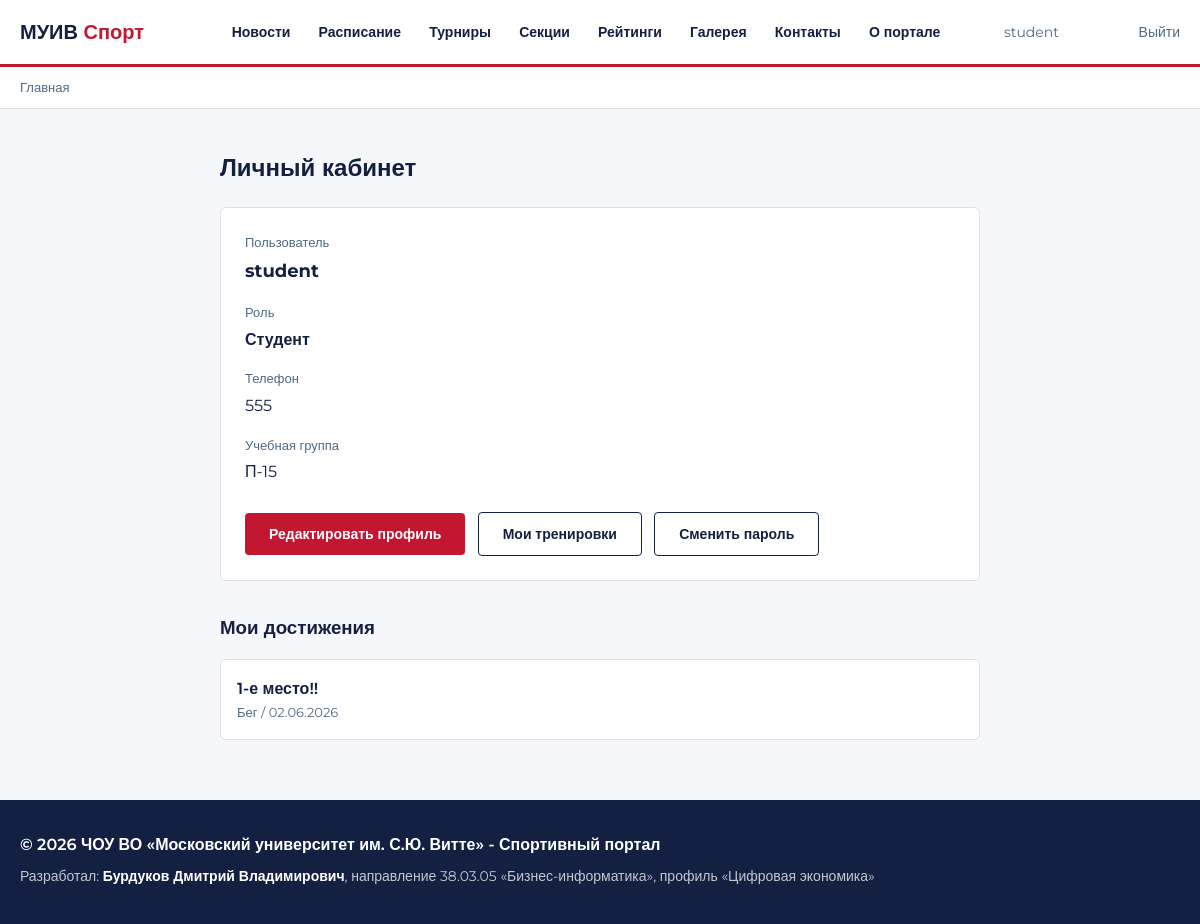
The app's page /profile/ (signed in) with its own data.
### main/models.py (models this page shows, shortened)
class UserProfile(models.Model):
    ROLES = [
        ('student', 'Студент'),
        ('coach',   'Тренер'),
        ('portal_admin', 'Администратор портала'),
    ]
    user  = models.OneToOneField(User, on_delete=models.CASCADE, verbose_name='Пользователь')
    role  = models.CharField(max_length=20, choices=ROLES, default='student', verbose_name='Роль')
    phone = models.CharField(max_length=20, blank=True, verbose_name='Телефон')
    group = models.CharField(max_length=20, blank=True, verbose_name='Учебная группа')
    class Meta:
        verbose_name        = 'Профиль'
        verbose_name_plural = 'Профили пользователей'

class Achievement(models.Model):
    user  = models.ForeignKey(User, on_delete=models.CASCADE, verbose_name='Студент')
    sport = models.ForeignKey(Sport, on_delete=models.CASCADE, verbose_name='Вид спорта')
    title = models.CharField(max_length=200, verbose_name='Достижение')
    date  = models.DateField(verbose_name='Дата')
    class Meta:
        verbose_name        = 'Достижение'
        verbose_name_plural = 'Достижения'
        ordering            = ['-date']

class Sport(models.Model):
    name        = models.CharField(max_length=100, verbose_name='Название')
    description = models.TextField(verbose_name='Описание')
    class Meta:
        verbose_name        = 'Вид спорта'
        verbose_name_plural = 'Виды спорта'
    def __str__(self):
        return self.name

### main/views.py (the view)
# urls.py: path('profile/', views.profile, name='profile'),
@login_required
def profile(request):
    achievements = Achievement.objects.filter(user=request.user)
    return render(request, 'profile/index.html', {
        'user': request.user,
        'achievements': achievements,
    })

### templates/profile/index.html (shortened to what this page needs)
{% extends 'base.html' %}
{% block content %}
<div style="max-width: 800px; margin: 40px auto; padding: 0 20px;">
  <h2>Личный кабинет</h2>
  <div style="background: var(--white); border: 1px solid var(--border); border-radius: 6px; padding: 24px; margin-top: 20px;">
    <p style="font-size: 13px; color: var(--muted); margin-bottom: 4px;">Пользователь</p>
    <p style="font-size: 18px; font-weight: 700; color: var(--dark); margin-bottom: 16px;">{{ user.username }}</p>
    <p style="font-size: 13px; color: var(--muted); margin-bottom: 4px;">Роль</p>
    <p style="font-size: 16px; font-weight: 600; color: var(--dark); margin-bottom: 16px;">
      {% if user.userprofile %}
        {{ user.userprofile.get_role_display }}
      {% else %}
        Не назначена
      {% endif %}
    </p>
    <p style="font-size: 13px; color: var(--muted); margin-bottom: 4px;">Телефон</p>
    <p style="font-size: 16px; color: var(--dark); margin-bottom: 16px;">
      {{ user.userprofile.phone|default:"Не указан" }}
    </p>
    <p style="font-size: 13px; color: var(--muted); margin-bottom: 4px;">Учебная группа</p>
    <p style="font-size: 16px; color: var(--dark);">
      {{ user.userprofile.group|default:"Не указана" }}
    </p>
    <a href="/profile/edit/" style="display: inline-block; margin-top: 16px; padding: 10px 24px; background: var(--red); color: var(--white); border-radius: 4px; font-size: 14px; font-weight: 600;">Редактировать профиль</a>
    <a href="/profile/trainings/" style="display: inline-block; margin-top: 8px; margin-left: 8px; padding: 10px 24px; border: 1.5px solid var(--dark); color: var(--dark); border-radius: 4px; font-size: 14px; font-weight: 600;">Мои тренировки</a>
    <a href="/accounts/password_change/" style="display: inline-block; margin-top: 8px; margin-left: 8px; padding: 10px 24px; border: 1.5px solid var(--dark); color: var(--dark); border-radius: 4px; font-size: 14px; font-weight: 600;">Сменить пароль</a>
  </div>
  <h3 style="margin-top: 32px;">Мои достижения</h3>
  <div style="margin-top: 16px;">
    {% for a in achievements %}
      <div style="background: var(--white); border: 1px solid var(--border); border-radius: 6px; padding: 16px; margin-bottom: 8px; display: flex; justify-content: space-between; align-items: center;">
        <div>
          <div style="font-weight: 600;">{{ a.title }}</div>
          <div style="font-size: 13px; color: var(--muted);">{{ a.sport }} / {{ a.date|date:"d.m.Y" }}</div>
        </div>
      </div>
    {% empty %}
      <p>Достижений пока нет</p>
    {% endfor %}
  </div>
</div>
{% endblock %}

### templates/base.html (shortened to what this page needs)
{% load static %}
<!DOCTYPE html>
<html lang="ru">
<head>
  <link rel="stylesheet" href="{% static 'css/style.css' %}">
</head>
<body>
  <div style="background: var(--white); border-bottom: 3px solid var(--red); padding: 16px 0;">
    <div class="container" style="display: flex; align-items: center; justify-content: space-between;">
      <a href="/" style="font-size: 20px; font-weight: 700; color: var(--dark);">МУИВ <span style="color: var(--red);">Спорт</span></a>
      <nav>
        <a href="/news/" style="margin-left: 24px; font-size: 14px; font-weight: 600; color: var(--dark);">Новости</a>
        <a href="/schedule/" style="margin-left: 24px; font-size: 14px; font-weight: 600; color: var(--dark);">Расписание</a>
        <a href="/tournaments/" style="margin-left: 24px; font-size: 14px; font-weight: 600; color: var(--dark);">Турниры</a>
        <a href="/sports/" style="margin-left: 24px; font-size: 14px; font-weight: 600; color: var(--dark);">Секции</a>
        <a href="/ratings/" style="margin-left: 24px; font-size: 14px; font-weight: 600; color: var(--dark);">Рейтинги</a>
        <a href="/gallery/" style="margin-left: 24px; font-size: 14px; font-weight: 600; color: var(--dark);">Галерея</a>
        <a href="/contacts/" style="margin-left: 24px; font-size: 14px; font-weight: 600; color: var(--dark);">Контакты</a>
        <a href="/about/" style="margin-left: 24px; font-size: 14px; font-weight: 600; color: var(--dark);">О портале</a>
      </nav>
      {% if user.is_authenticated %}
        <a href="/profile/" style="font-size: 14px; color: var(--muted);">{{ user.username }}</a>
        <a href="/accounts/logout/" style="font-size: 14px; color: var(--muted); margin-left: 16px;">Выйти</a>
      {% else %}
        <a href="/accounts/login/" style="padding: 8px 20px; background: var(--red); color: var(--white); border-radius: 4px; font-size: 14px; font-weight: 600;">Войти</a>
      {% endif %}
    </div>
  </div>
  <div style="background: white; border-bottom: 1px solid var(--border); padding: 10px 0; font-size: 13px;">
    <div class="container">
      {% block breadcrumbs %}
        <a href="/" style="color: var(--muted); font-weight: 500;">Главная</a>
      {% endblock %}
    </div>
  </div>
  {% block content %}{% endblock %}
<footer style="background: var(--dark); color: white; margin-top: 60px; padding: 32px 0 24px;">
    <div class="container">
      <p style="color: white; font-weight: 600; margin-bottom: 8px;">© 2026 ЧОУ ВО «Московский университет им. С.Ю. Витте» - Спортивный портал</p>
      <p style="color: rgba(255,255,255,.75); font-size: 14px;">
        Разработал: <strong style="color: white;">Бурдуков Дмитрий Владимирович</strong>, направление 38.03.05 «Бизнес-информатика», профиль «Цифровая экономика»
      </p>
    </div>
  </footer>
</body>
</html>

### static/css/style.css (style rules this page uses)
:root { --red: #C21631; --dark: #132041; --muted: #4F6A84; --border: #E0E0E0; --bg: #F5F7FA; --white: #FFFFFF; }
* { box-sizing: border-box; margin: 0; padding: 0; }
body { font-family: 'Montserrat', sans-serif; font-size: 16px; color: var(--dark); background: var(--bg); line-height: 1.6; }
.container { max-width: 1200px; margin: 0 auto; padding: 0 20px; }
h1, h2, h3 { font-weight: 700; margin-bottom: 16px; }
p { color: var(--muted); margin-bottom: 12px; }
a { color: var(--red); text-decoration: none; }

### records on screen
Achievement: title "1-е место!!", sport "Бег", date "02.06.2026"

### other values on screen
{{ user.username }} "student"
{{ user.userprofile.get_role_display }} "Студент"
{{ user.userprofile.phone|default:"Не указан" }} "555"
{{ user.userprofile.group|default:"Не указана" }} "П-15"
